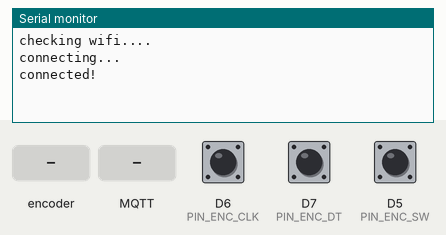
This sketch was run on a simulated ESP8266 (NodeMCU). On the bench: the last lines printed to the serial monitor. The inputs (shaded band) are chosen by the test bench; at power-on: D5 (PIN_ENC_SW) HIGH, D6 (PIN_ENC_CLK) HIGH, D7 (PIN_ENC_DT) HIGH. WiFi joins after 1.5 s; servers stay silent unless stated; no MQTT or app messages arrive unless stated; not simulated (calls return 0 or success): secrets.h.

Above: at 3.2 s.
3.3 s: rotary encoder on D6 (PIN_ENC_CLK) / D7 (PIN_ENC_DT) turned 1 step (first pin leading)
At 4.3 s:
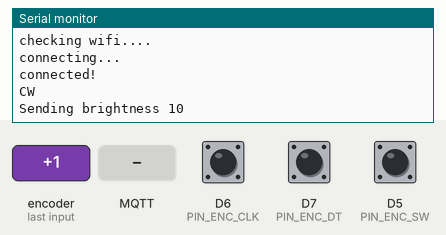
5.1 s: D5 (PIN_ENC_SW) pulled LOW for 0.15 s
At 6.3 s:
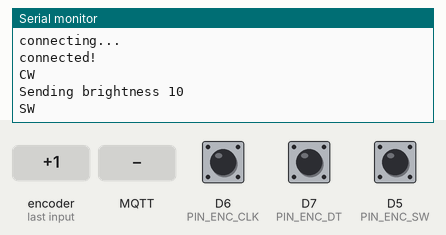
6.7 s: MQTT message "knoblight/brightness" arrives on the first subscribed topic
At 7.9 s:
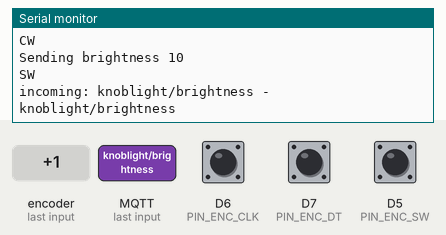
8.2 s: MQTT message "5" arrives on the first subscribed topic
At 8.9 s:
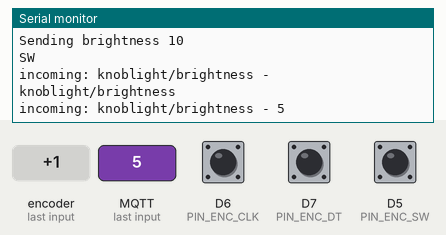
9.7 s: MQTT message "on" arrives on the first subscribed topic
At 10.1 s:
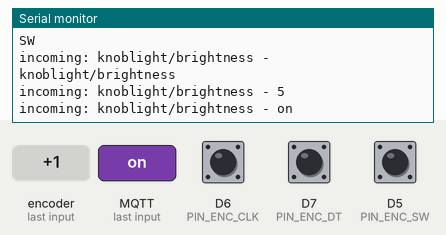
11.2 s: rotary encoder on D6 (PIN_ENC_CLK) / D7 (PIN_ENC_DT) turned 2 steps (second pin leading)
At 11.66 s:
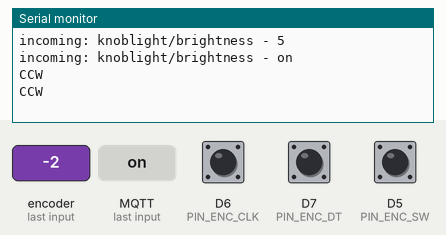

The sketch:

main.ino
```cpp
#include "pin_config.h";
#include "secrets.h";
#include <ESP8266WiFi.h>
#include <MQTT.h>
#include <MQTTClient.h>

// 00 10 [11] 01
enum ENCODER_STATE {
  IDLE, // 11

  CW_1, // 01
  CW_2, // 00
  CW_3, // 10,

  CCW_1, // 10
  CCW_2, // 00
  CCW_3, // 01
};
static enum ENCODER_STATE encoder_state = IDLE;
unsigned long last_sw_trigger_time;
unsigned long last_encoder_trigger_time;
unsigned long last_publish_time;
const int btn_debounce_delay = 250;
const int publish_debounce_delay = 250;
int delta = 0;
int brightness = 0;
const int factor = 10;

const char ssid[] = WIFI_SSID;
const char pass[] = WIFI_PASS;

WiFiClient net;
MQTTClient client;

void connect() {
  Serial.print("checking wifi...");
  while (WiFi.status() != WL_CONNECTED) {
    Serial.print(".");
    delay(1000);
  }

  Serial.print("\nconnecting...");
  while (!client.connect("knoblight", HA_USER, HA_PASS)) {
    Serial.print(".");
    delay(1000);
  }

  Serial.println("\nconnected!");

  client.subscribe("knoblight/brightness");
}

void cw_callback() {
  last_encoder_trigger_time = millis();
  Serial.println("CW");
  delta++;
}

void ccw_callback() {
  last_encoder_trigger_time = millis();
  Serial.println("CCW");
  delta--;
}

void sw_callback() {
  if ((millis() - last_sw_trigger_time) > btn_debounce_delay) {
    last_sw_trigger_time = millis();
    Serial.println("SW");
    client.publish("knoblight/btn", "1");
  }
}

void IRAM_ATTR encoder_ISR() {
  uint8 clk = digitalRead(PIN_ENC_CLK);
  uint8 dt = digitalRead(PIN_ENC_DT);

  switch (encoder_state) {
  case IDLE: {
    if (!clk && dt) {
      encoder_state = CW_1;
    } else if (clk && !dt) {
      encoder_state = CCW_1;
    }
    break;
  }

  case CW_1: {
    if (!clk && !dt) {
      encoder_state = CW_2;
    } else if (clk && dt) {
      encoder_state = IDLE;
    }
    break;
  }

  case CW_2: {
    if (clk && !dt) {
      encoder_state = CW_3;
    } else if (clk && dt) {
      encoder_state = IDLE;
    }
    break;
  }

  case CW_3: {
    if (clk && dt) {
      encoder_state = IDLE;
      cw_callback();
    }
    break;
  }

  case CCW_1: {
    if (!clk && !dt) {
      encoder_state = CCW_2;
    } else if (clk && dt) {
      encoder_state = IDLE;
    }
    break;
  }

  case CCW_2: {
    if (!clk && dt) {
      encoder_state = CCW_3;
    } else if (clk && dt) {
      encoder_state = IDLE;
    }
    break;
  }

  case CCW_3: {
    if (clk && dt) {
      encoder_state = IDLE;
      ccw_callback();
    }
    break;
  }
  }
}

void IRAM_ATTR button_ISR() {
  sw_callback();
}

void messageReceived(String &topic, String &payload) {
  Serial.println("incoming: " + topic + " - " + payload);

  if (topic == "knoblight/brightness") {
    brightness = atoi(payload.c_str());
  }
}

void publish() {
  brightness = brightness + delta * factor;
  if (brightness > 255) {
    brightness = 255;
  } else if (brightness < 0) {
    brightness = 0;
  }
  delta = 0;
  client.publish("knoblight/brightness/set", String(brightness));
  Serial.print("Sending brightness ");
  Serial.println(String(brightness));
}

void setup() {
  Serial.begin(115200);

  last_sw_trigger_time = millis();

  pinMode(PIN_ENC_CLK, INPUT_PULLUP);
  pinMode(PIN_ENC_DT, INPUT_PULLUP);
  pinMode(PIN_ENC_SW, INPUT_PULLUP);

  attachInterrupt(digitalPinToInterrupt(PIN_ENC_CLK), encoder_ISR, CHANGE);
  attachInterrupt(digitalPinToInterrupt(PIN_ENC_DT), encoder_ISR, CHANGE);
  attachInterrupt(digitalPinToInterrupt(PIN_ENC_SW), button_ISR, FALLING);

  WiFi.begin(ssid, pass);

  client.begin(BROKER_IP, net);

  client.onMessage(messageReceived);

  delay(1000);
  connect();
}

void loop() {
  client.loop();
  delay(10); // <- fixes some issues with WiFi stability

  if (!client.connected()) {
    connect();
  }

  if (delta != 0 && millis() - last_encoder_trigger_time > publish_debounce_delay) {
    publish();
  }
}
```

pin_config.h
```cpp
#ifndef PIN_CONFIG_H_
#define PIN_CONFIG_H_

#define PIN_ENC_DT D7
#define PIN_ENC_CLK D6
#define PIN_ENC_SW D5

#endif
```

Measured:
- after the input at 3.3 s, the serial monitor: prints a new line after 0.08 s (image 1)
- after the input at 5.1 s, the serial monitor: prints a new line at once (image 2)
- after the input at 6.7 s, the serial monitor: prints a new line at once (image 3)
- after the input at 8.2 s, the serial monitor: prints a new line at once (image 4)
- after the input at 9.7 s, the serial monitor: prints a new line at once (image 5)
- after the input at 11.2 s, the serial monitor: prints a new line after 0.08 s (image 6)
